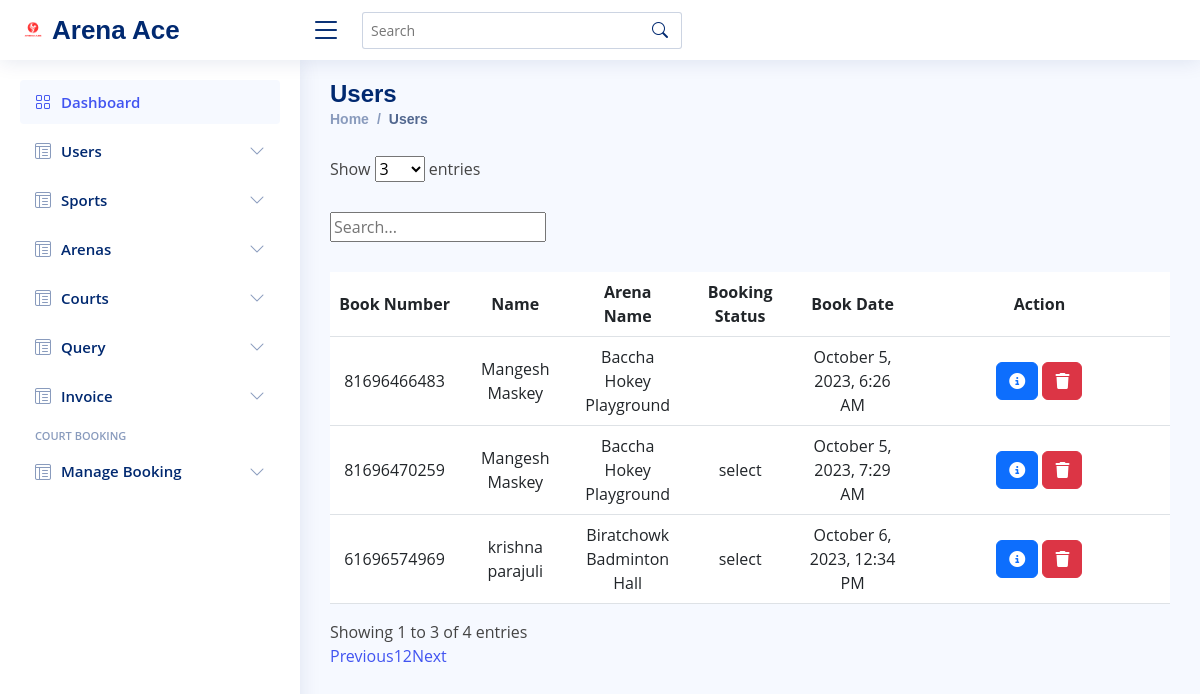
Page /admin/all_booking.php (signed in) on the committed database.
### tables this page shows
CREATE TABLE `arena_booking` (
  `id` int(11) NOT NULL,
  `book_number` bigint(60) DEFAULT NULL,
  `arena_id` int(11) NOT NULL,
  `user_id` int(11) NOT NULL,
  `court_cart_id` int(11) NOT NULL,
  `book_status` varchar(200) NOT NULL DEFAULT 'pending',
  `remarks` varchar(500) DEFAULT NULL,
  `book_at` datetime NOT NULL DEFAULT current_timestamp()
);

CREATE TABLE `user` (
  `id` int(11) NOT NULL,
  `fullname` varchar(255) NOT NULL,
  `u_image` varchar(255) NOT NULL,
  `email` varchar(255) NOT NULL,
  `address` varchar(255) NOT NULL,
  `phone` varchar(255) NOT NULL,
  `password` varchar(255) NOT NULL,
  `cpassword` varchar(255) NOT NULL
);

CREATE TABLE `arena` (
  `a_id` int(11) NOT NULL,
  `name` varchar(255) NOT NULL,
  `address` varchar(255) NOT NULL,
  `email` varchar(255) NOT NULL,
  `phone` bigint(20) NOT NULL,
  `description` text NOT NULL,
  `latitude` varchar(255) NOT NULL,
  `longitude` varchar(255) NOT NULL,
  `thumbnail` varchar(255) NOT NULL,
  `has_slider` int(11) NOT NULL DEFAULT 0
);

### admin/all_booking.php (the view, shortened to what this page needs)
<!DOCTYPE html>
<html lang="en">
<head>
    <link href="assets/css/bootstrap.min.css" rel="stylesheet">
    <link rel="stylesheet" href="https://unpkg.com/leaflet@1.9.4/dist/leaflet.css">
    <link href="assets/css/bootstrap-icons.css" rel="stylesheet">
    <link href="assets/css/boxicons.min.css" rel="stylesheet">
    <link href="assets/css/style.css" rel="stylesheet">
    <link href="assets/css/all.css" rel="stylesheet">
</head>
<body>
    <?php
    require("header.php");
    ?>
    <?php
    require("sidebar.php");
    ?>
    <main id="main" class="main">
        <div class="pagetitle d-flex justify-content-between">
            <div class="title-left">
                <h1>Users</h1>
                <nav>
                    <ol class="breadcrumb">
                        <li class="breadcrumb-item"><a href="index.php">Home</a></li>
                        <li class="breadcrumb-item active">Users</li>
                    </ol>
                </nav>
            </div>
        </div>
        <section class="section dashboard">
            <div class="row">
                <div class="col-lg-12">
                    <?php
                    include "config.php";
                    $sql = "SELECT arena_booking.id as bid,arena.name as arena_name,arena_booking.id,arena_booking.user_id,arena_booking.book_number, arena_booking.book_status, arena_booking.remarks, arena_booking.book_at, user.fullname FROM arena_booking INNER JOIN user ON (arena_booking.user_id = user.id) inner join arena on (arena.a_id = arena_booking.arena_id)";
                    $result = mysqli_query($con, $sql) or die("Query failed");
                    if (mysqli_num_rows($result) > 0) {
                        ?>
                        <div class="table-responsive">
                            <table class="table" id="myTable">
                                <thead class="bg-dark text-white">
                                    <tr>
                                        <th scope="col" style="width:14%" class="text-center">Book Number</th>
                                        <th scope="col" style="width:14%" class="text-center">Name</th>
                                        <th scope="col" style="width:14%" class="text-center">Arena Name</th>
                                        <th scope="col" style="width:14%" class="text-center">Booking Status</th>
                                        <th scope="col" style="width:14%" class="text-center">Book Date</th>
                                        <th scope="col" style="width:30%" class="text-center">Action</th>
                                    </tr>
                                </thead>
                                <tbody>
                                    <?php
                                    while ($row = mysqli_fetch_assoc($result)) {
                                        ?>
                                        <tr>
                                            <td class="text-center">
                                                <?php echo $row['book_number'] ?>
                                            </td>
                                            <td class="text-center">
                                                <?php echo $row['fullname'] ?>
                                            </td>
                                            <td class="text-center">
                                                <?php echo $row['arena_name'] ?>
                                            </td>
                                            <td class="text-center">
                                                <?php echo $row['book_status'] ?>
                                            </td>
                                            <td class="text-center">
                                                <?php echo date('F j, Y, g:i A', strtotime($row['book_at'])) ?>
                                            </td>
                                            <td class="text-center">
                                                <a class="btn btn-primary"
                                                    href='view_booking_details.php?id=<?php echo $row["id"]; ?>&&user_id=<?php echo $row['user_id']; ?>&&book_number=<?php echo $row['book_number'] ?>'><i
                                                        class="fa-solid fa-circle-info"></i></a>
                                                <a href="all_booking.php?delete_id=<?php echo $row['bid'] ?>"
                                                    onClick="return confirm('Are you sure you want to delete?')">
                                                    <button class="btn btn-danger"><i class="fa-solid fa-trash"></i></button>
                                                </a>
                                            </td>
                                        </tr>
                                    <?php } ?>
                                </tbody>
                            </table>
                        </div>
                    <?php } ?>
                </div>
            </div>
        </section>
    </main>
</body>
</html>

### admin/header.php (shortened to what this page needs)
<header id="header" class="header fixed-top d-flex align-items-center">
  <div class="d-flex align-items-center justify-content-between">
    <a href="index.html" class="logo d-flex align-items-center">
      <img src="assets/img/logo.png" alt="">
      <span class="d-none d-lg-block">Arena Ace</span>
    </a>
    <i class="bi bi-list toggle-sidebar-btn"></i>
  </div>
  <div class="search-bar">
    <form class="search-form d-flex align-items-center" method="POST" action="#">
      <input type="text" name="query" placeholder="Search" title="Enter search keyword">
      <button type="submit" title="Search"><i class="bi bi-search"></i></button>
    </form>
  </div>
</header>

### admin/sidebar.php (shortened to what this page needs)
  <aside id="sidebar" class="sidebar">
    <ul class="sidebar-nav" id="sidebar-nav">
      <li class="nav-item">
        <a class="nav-link " href="index.php">
          <i class="bi bi-grid"></i>
          <span>Dashboard</span>
        </a>
      </li>
      <li class="nav-item">
        <a class="nav-link collapsed " data-bs-target="#user-nav" data-bs-toggle="collapse" href="#">
          <i class="bi bi-layout-text-window-reverse"></i><span>Users</span><i class="bi bi-chevron-down ms-auto"></i>
        </a>
      </li>
      <li class="nav-item">
        <a class="nav-link collapsed" data-bs-target="#sport-nav" data-bs-toggle="collapse" href="#">
          <i class="bi bi-layout-text-window-reverse"></i><span>Sports</span><i class="bi bi-chevron-down ms-auto"></i>
        </a>
      </li>
      <li class="nav-item">
        <a class="nav-link collapsed" data-bs-target="#arena-nav" data-bs-toggle="collapse" href="#">
          <i class="bi bi-layout-text-window-reverse"></i><span>Arenas</span><i class="bi bi-chevron-down ms-auto"></i>
        </a>
      </li>
      <li class="nav-item">
        <a class="nav-link collapsed" data-bs-target="#courts-nav" data-bs-toggle="collapse" href="#">
          <i class="bi bi-layout-text-window-reverse"></i><span>Courts</span><i class="bi bi-chevron-down ms-auto"></i>
        </a>
      </li>
      <li class="nav-item">
        <a class="nav-link collapsed" data-bs-target="#contact-nav" data-bs-toggle="collapse" href="#">
          <i class="bi bi-layout-text-window-reverse"></i><span>Query</span><i class="bi bi-chevron-down ms-auto"></i>
        </a>
      </li>
      <li class="nav-item">
        <a class="nav-link collapsed" data-bs-target="#invoice-nav" data-bs-toggle="collapse" href="#">
          <i class="bi bi-layout-text-window-reverse"></i><span>Invoice</span><i class="bi bi-chevron-down ms-auto"></i>
        </a>
      </li>
      <li class="nav-heading">Court Booking</li>
      <li class="nav-item">
        <a class="nav-link collapsed" data-bs-target="#appointment-nav" data-bs-toggle="collapse" href="#">
          <i class="bi bi-layout-text-window-reverse"></i><span>Manage Booking</span><i class="bi bi-chevron-down ms-auto"></i>
        </a>
</li>
    </ul>
  </aside>

### admin/assets/css/style.css (style rules this page uses)
:root { scroll-behavior: smooth; }
body { font-family: "Open Sans", sans-serif; background: #f6f9ff; color: #444444; }
a { color: #4154f1; text-decoration: none; }
h1, h2, h3, h4, h5, h6 { font-family: "Nunito", sans-serif; }
#main { margin-top: 60px; padding: 20px 30px; transition: all 0.3s; }
.pagetitle { margin-bottom: 10px; }
.pagetitle h1 { font-size: 24px; margin-bottom: 0; font-weight: 600; color: #012970; }
.breadcrumb { font-size: 14px; font-family: "Nunito", sans-serif; color: #899bbd; font-weight: 600; }
.breadcrumb a { color: #899bbd; transition: 0.3s; }
.breadcrumb .breadcrumb-item::before { color: #899bbd; }
.breadcrumb .active { color: #51678f; font-weight: 600; }
.logo { line-height: 1; }
@media (min-width: 1200px) { .logo { width: 280px; } }
.logo img { max-height: 26px; margin-right: 6px; }
.logo span { font-size: 26px; font-weight: 700; color: #012970; font-family: "Nunito", sans-serif; }
.header { transition: all 0.5s; z-index: 997; height: 60px; box-shadow: 0px 2px 20px rgba(1, 41, 112, 0.1); background-color: #fff; padding-left: 20px; }
.header .toggle-sidebar-btn { font-size: 32px; padding-left: 10px; cursor: pointer; color: #012970; }
.header .search-bar { min-width: 360px; padding: 0 20px; }
.header .search-form { width: 100%; }
.header .search-form input { border: 0; font-size: 14px; color: #012970; border: 1px solid rgba(1, 41, 112, 0.2); padding: 7px 38px 7px 8px; border-radius: 3px; transition: 0.3s; width: 100%; }
.header .search-form button { border: 0; padding: 0; margin-left: -30px; background: none; }
.header .search-form button i { color: #012970; }
.sidebar { position: fixed; top: 60px; left: 0; bottom: 0; width: 300px; z-index: 996; transition: all 0.3s; padding: 20px; overflow-y: auto; scrollbar-width: thin; scrollbar-color: #aab7cf transparent; box-shadow: 0px 0px 20px rgba(1, 41, 112, 0.1); background-color: #fff; }
@media (min-width: 1200px) { #main, #footer { margin-left: 300px; } }
.sidebar-nav { padding: 0; margin: 0; list-style: none; }
.sidebar-nav li { padding: 0; margin: 0; list-style: none; }
.sidebar-nav .nav-item { margin-bottom: 5px; }
.sidebar-nav .nav-heading { font-size: 11px; text-transform: uppercase; color: #899bbd; font-weight: 600; margin: 10px 0 5px 15px; }
.sidebar-nav .nav-link { display: flex; align-items: center; font-size: 15px; font-weight: 600; color: #4154f1; transition: 0.3; background: #f6f9ff; padding: 10px 15px; border-radius: 4px; }
.sidebar-nav .nav-link i { font-size: 16px; margin-right: 10px; color: #4154f1; }
.sidebar-nav .nav-link.collapsed { color: #012970; background: #fff; }
.sidebar-nav .nav-link.collapsed i { color: #899bbd; }
.sidebar-nav .nav-link .bi-chevron-down { margin-right: 0; transition: transform 0.2s ease-in-out; }
table tr { vertical-align: middle; }

### rows in the picture
arena_booking: book_number "81696466483", user.fullname "Mangesh Maskey", arena.name "Baccha Hokey Playground", book_at "October 5, 2023, 6:26 AM"
arena_booking: book_number "81696470259", user.fullname "Mangesh Maskey", arena.name "Baccha Hokey Playground", book_status "select", book_at "October 5, 2023, 7:29 AM"
arena_booking: book_number "61696574969", user.fullname "krishna parajuli", arena.name "Biratchowk Badminton Hall", book_status "select", book_at "October 6, 2023, 12:34 PM"
